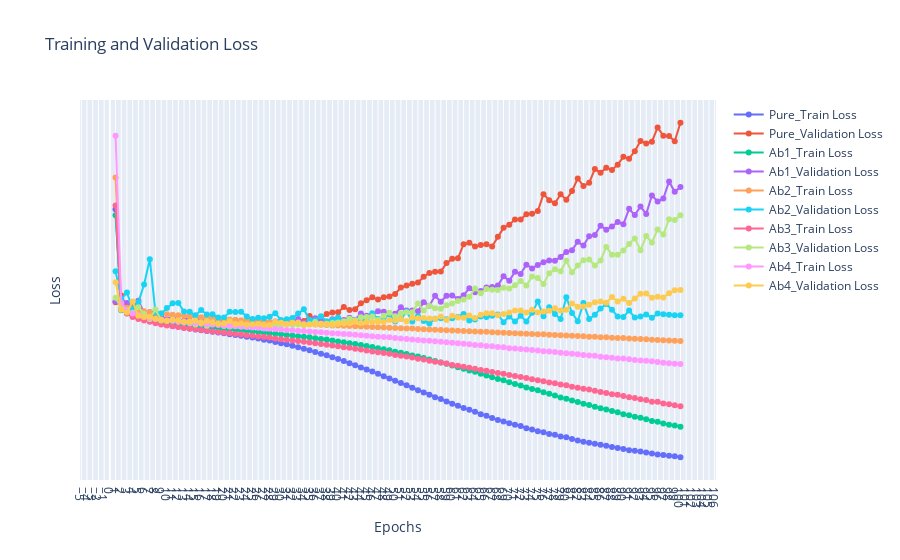

Write notebook code for a chart like this one.
### Code cell
import plotly.graph_objects as go

# Create the interactive plot
fig = go.Figure()
for exps in loss_data.keys():
    # plt.plot(epochs, loss_data[exps][0], label=exps + 'Train Loss', marker='o')
    # plt.plot(epochs, loss_data[exps][1], label=exps + 'Validation Loss', marker='o')
    fig.add_trace(go.Scatter(x=epochs, y=loss_data[exps][0], mode='lines+markers', name=exps + '_Train Loss'))
    fig.add_trace(go.Scatter(x=epochs, y=loss_data[exps][1], mode='lines+markers', name=exps + '_Validation Loss'))
# fig.add_trace(go.Scatter(x=epochs, y=train_loss, mode='lines+markers', name='Train Loss'))
# fig.add_trace(go.Scatter(x=epochs, y=val_loss, mode='lines+markers', name='Validation Loss'))

fig.update_layout(
    title='Training and Validation Loss',
    xaxis_title='Epochs',
    yaxis_title='Loss',
    xaxis=dict(tickmode='linear'),
    yaxis=dict(tickmode='linear'),
    # legend=dict(x=0, y=1),
    grid=dict(),
)

fig.show()
